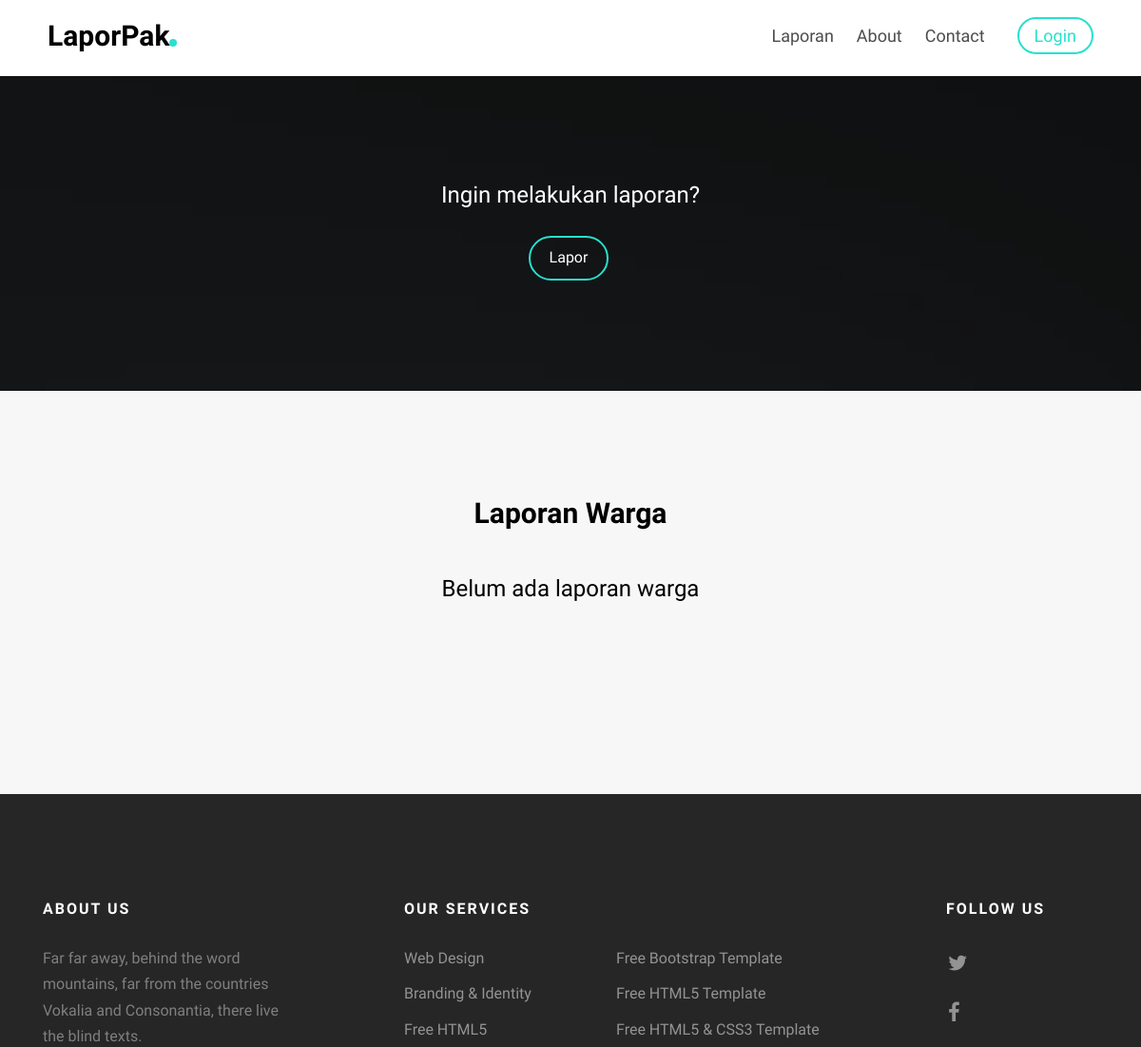
The app's page /index.php/list_laporan (upper part), older data.
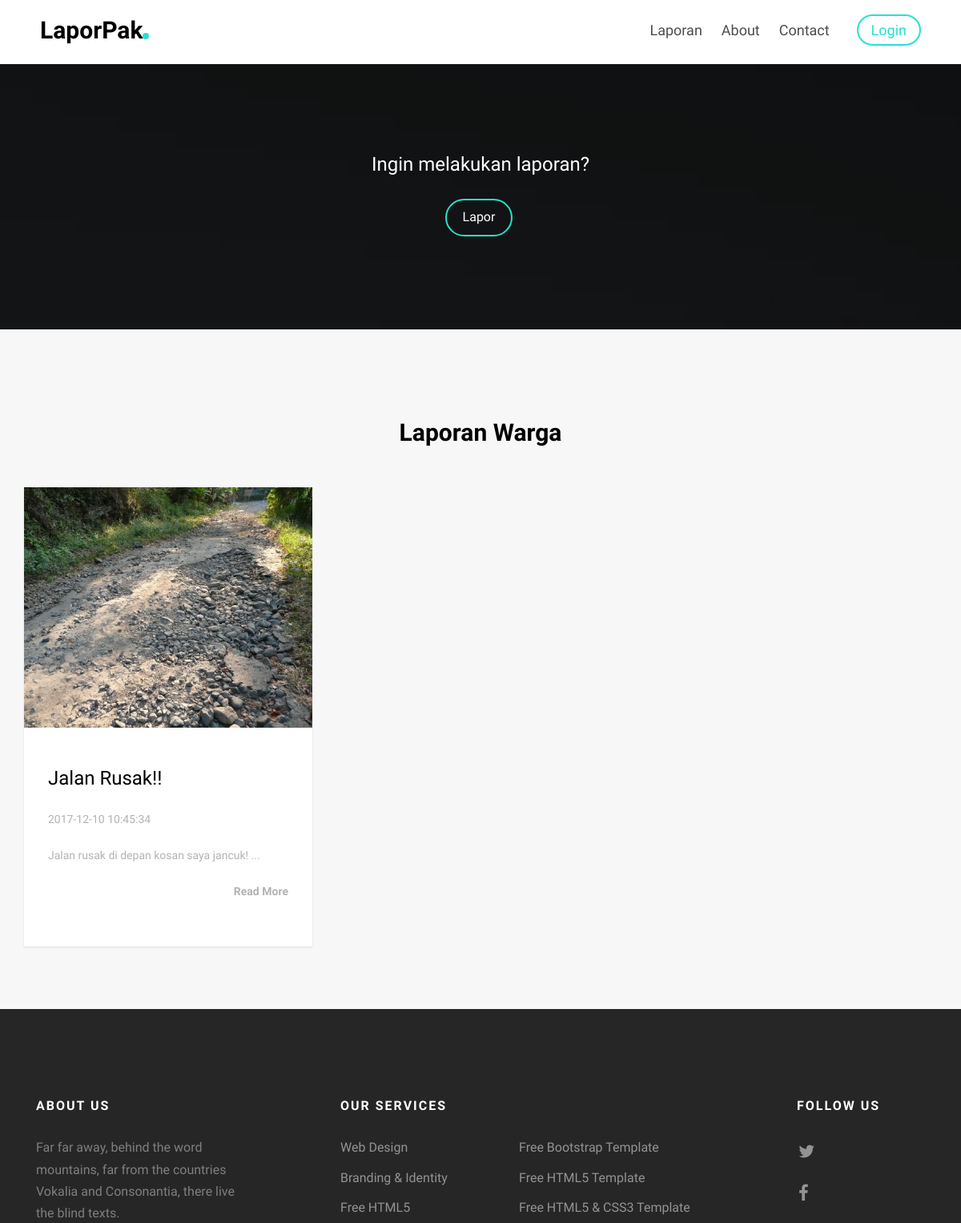
The same page, newer data.
### tables this page shows
CREATE TABLE IF NOT EXISTS `laporan` (
  `id_laporan` int(11) NOT NULL,
  `no_KTP` bigint(16) NOT NULL,
  `topik` text NOT NULL,
  `laporan` text NOT NULL,
  `tanggal` timestamp NULL DEFAULT NULL ON UPDATE CURRENT_TIMESTAMP,
  `foto` varchar(100) NOT NULL,
  `status` int(11) NOT NULL
);

### application/controllers/list_laporan.php (called while the page is built, shortened)
<?php
class List_laporan extends CI_Controller {
  function __construct(){
    $this->load->library('session');
    $this->load->model('m_list');
  }
  public function index()
	{
    $this->load->database();
    $this->load->library('pagination');
    $config['per_page'] = 1;
    $from = $this->uri->segment(3);
    $data['lapor'] = $this->m_list->data($config['per_page'], $from);
		$this->load->view('v_list',$data);
	}
}

### index.php (called while the page is built, shortened)
<?php
require_once BASEPATH.'core/CodeIgniter.php';

### application/models/m_list.php (called while the page is built, shortened)
<?php
class M_list extends CI_Model {
  function data($number, $offset){
    return $query = $this->db->order_by('tanggal','DESC')->get('laporan',$number,$offset)->result();
  }
}

### application/views/v_list.php (the view, shortened to what this page needs)
<!DOCTYPE html>
 <html class="no-js">
	<head>
	<link rel="stylesheet" href="<?php echo base_url()?>assets/home/css/animate.css">
	<link rel="stylesheet" href="<?php echo base_url()?>assets/home/css/icomoon.css">
	<link rel="stylesheet" href="<?php echo base_url()?>assets/home/css/bootstrap.css">
	<link rel="stylesheet" href="<?php echo base_url()?>assets/home/css/flexslider.css">
	<link rel="stylesheet" href="<?php echo base_url()?>assets/home/css/style.css">
	</head>
	<body>
	<header id="fh5co-header" role="banner">
		<div class="container">
			<div class="header-inner">
				<h1><a href="<?php echo base_url()?>">LaporPak</a></h1>
				<nav role="navigation">
					<ul>
						<li><a href="<?php echo base_url()?>list_laporan">Laporan</a></li>
						<li><a href="#">About</a></li>
						<li><a href="#">Contact</a></li>
						<?php if($this->session->userdata('status') != "login"){ ?>
						<li class="cta"><a href="<?php echo base_url()?>login">Login</a></li>
						<?php }else{ ?>
						<li><a href="<?php echo base_url()?>profile">Profil</a></li>
						<li class="cta"><a href="<?php echo base_url()?>login/logout">Logout</a></li>
						<?php	} ?>
					</ul>
				</nav>
			</div>
		</div>
	</header>
		<div class="fh5co-cta" style="background-image: url(<?php echo base_url()?>assets/home/images/slide_1.jpg);">
			<div class="overlay"></div>
			<div class="container">
				<div class="col-md-12 text-center animate-box">
					<h3>Ingin melakukan laporan?</h3>
					<p><a href="<?php echo base_url()?>lapor" class="btn btn-primary btn-outline">Lapor</a></p>
				</div>
			</div>
		</div>
		<div id="fh5co-work-section" class="fh5co-light-grey-section">
		<div class="container">
			<div class="row">
				<div class="col-md-6 col-md-offset-3 text-center fh5co-heading animate-box">
					<h2>Laporan Warga</h2>
				</div>
			</div>
			<?php if(!$lapor){ ?>
				<div class="col-md-6 col-md-offset-3 text-center fh5co-heading animate-box">
					<h3>Belum ada laporan warga</h3>
				</div>
			<?php } else
							foreach($lapor as $data){  ?>
			<div class="row">
				<div class="col-md-4 animate-box">
					<a href="<?php echo base_url()?>detail/index/<?php echo $data->id_laporan;?>" class="item-grid">
						<div class="image" style="background-image: url(<?php echo base_url();?>gambar/<?php echo $data->foto;?>)"></div>
						<div class="v-align">
							<div class="v-align-middle">
								<h3 class="title"><?php echo $data->topik; ?></h3>
								<h5 class="date"><span><?php echo $data->tanggal; ?></span></h5>
								<h5><?php echo substr($data->laporan,0,50)." ..." ?></h5>
								<h5 align="right"><b><?php echo "Read More"?></b></h5>
							</div>
						</div>
					</a>
				</div>
			<?php } ?>
		</div>
	</div>
	<footer id="fh5co-footer" role="contentinfo">
		<div class="container">
			<div class="col-md-3 col-sm-12 col-sm-push-0 col-xs-12 col-xs-push-0">
				<h3>About Us</h3>
				<p>Far far away, behind the word mountains, far from the countries Vokalia and Consonantia, there live the blind texts. </p>
			</div>
			<div class="col-md-6 col-md-push-1 col-sm-12 col-sm-push-0 col-xs-12 col-xs-push-0">
				<h3>Our Services</h3>
				<ul class="float">
					<li><a href="#">Web Design</a></li>
					<li><a href="#">Branding &amp; Identity</a></li>
					<li><a href="#">Free HTML5</a></li>
				</ul>
				<ul class="float">
					<li><a href="#">Free Bootstrap Template</a></li>
					<li><a href="#">Free HTML5 Template</a></li>
					<li><a href="#">Free HTML5 &amp; CSS3 Template</a></li>
				</ul>
			</div>
			<div class="col-md-2 col-md-push-1 col-sm-12 col-sm-push-0 col-xs-12 col-xs-push-0">
				<h3>Follow Us</h3>
				<ul class="fh5co-social">
					<li><a href="#"><i class="icon-twitter"></i></a></li>
					<li><a href="#"><i class="icon-facebook"></i></a></li>
					<li><a href="#"><i class="icon-google-plus"></i></a></li>
				</ul>
			</div>
		</div>
	</footer>
	</div>
	</body>
</html>

### assets/home/css/icomoon.css (style rules this page uses)
[class^="icon-"], [class*=" icon-"] { font-family: 'icomoon' !important; speak: none; font-style: normal; font-weight: normal; font-variant: normal; text-transform: none; line-height: 1; -webkit-font-smoothing: antialiased; -moz-osx-font-smoothing: grayscale; }
.icon-twitter:before { content: "\f099"; }
.icon-facebook:before { content: "\f09a"; }

Row changes from the older to the newer data that the page shows:
added laporan: foto (picture), topik "Jalan Rusak!!", tanggal "2017-12-10 10:45:34", laporan "Jalan rusak di depan kosan saya jancuk!"
Text that changed along with them:
text no longer shown: "Belum ada laporan warga"
